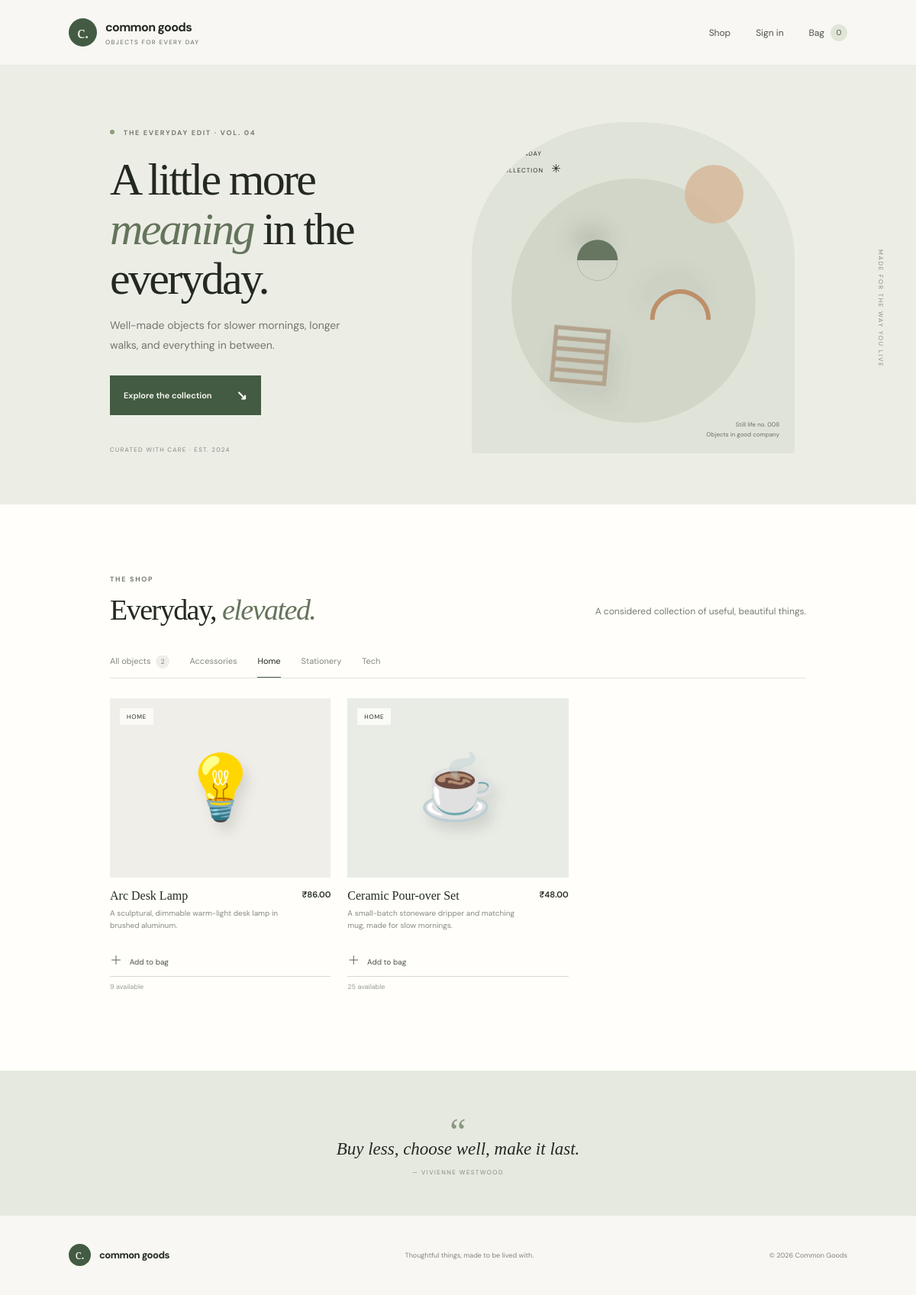
The app's page /?category=Home with its own data.
### tables this page shows
CREATE TABLE products(id INTEGER PRIMARY KEY, name TEXT NOT NULL, description TEXT NOT NULL DEFAULT '',
      price REAL NOT NULL CHECK(price>=0), image TEXT NOT NULL DEFAULT '', stock INTEGER NOT NULL DEFAULT 0 CHECK(stock>=0),
      category TEXT NOT NULL DEFAULT 'General', created_at TEXT NOT NULL DEFAULT CURRENT_TIMESTAMP);

### app.py (the view)
@app.get("/")
def home():
    category = request.args.get("category", "")
    sql, params = "SELECT * FROM products WHERE stock>0", []
    if category:
        sql += " AND category=?"; params.append(category)
    products = db().execute(sql + " ORDER BY id DESC", params).fetchall()
    categories = db().execute("SELECT DISTINCT category FROM products ORDER BY category").fetchall()
    return render_template("home.html", products=products, categories=categories, selected=category)

### app.py (called while the page is built)
def db():
    if "db" not in g:
        g.db = sqlite3.connect(DB_PATH)
        g.db.row_factory = sqlite3.Row
        g.db.execute("PRAGMA foreign_keys = ON")
    return g.db

@app.before_request
def load_user():
    if "csrf_token" not in session:
        session["csrf_token"] = secrets.token_urlsafe(32)
    if request.method == "POST" and request.path != "/payment/callback" and not hmac.compare_digest(request.form.get("csrf_token", ""), session["csrf_token"]):
        abort(400)
    g.user = db().execute("SELECT * FROM users WHERE id=?", (session.get("user_id"),)).fetchone() if session.get("user_id") else None

@app.context_processor
def nav_data():
    count = 0
    if getattr(g, "user", None):
        row = db().execute("SELECT COALESCE(SUM(quantity),0) n FROM cart_items WHERE user_id=?", (g.user["id"],)).fetchone()
        count = row["n"]
    return {"cart_count": count, "csrf_token": session.get("csrf_token", "")}

### templates/home.html
{% extends 'base.html' %}{% block title %}Thoughtful things for every day{% endblock %}{% block content %}
<section class="hero"><div class="hero-copy"><div class="eyebrow"><span></span> THE EVERYDAY EDIT · VOL. 04</div><h1>A little more<br><em>meaning</em> in the<br>everyday.</h1><p>Well-made objects for slower mornings, longer walks, and everything in between.</p><a class="button button-dark" href="#shop">Explore the collection <span>↘</span></a><div class="hero-note">CURATED WITH CARE · EST. 2024</div></div><div class="hero-art"><div class="sun"></div><div class="art-label">THE SUNDAY<br>COLLECTION <span>✳</span></div><div class="hero-object object-vase">◒</div><div class="hero-object object-cup">◡</div><div class="hero-object object-book">▤</div><div class="hero-art-caption">Still life no. 008<br>Objects in good company</div></div><div class="hero-side">MADE FOR THE WAY YOU LIVE</div></section>
<section class="shop-section" id="shop"><div class="section-heading"><div><div class="eyebrow">THE SHOP</div><h2>Everyday, <em>elevated.</em></h2></div><p>A considered collection of useful, beautiful things.</p></div>
<div class="filters"><a class="filter {% if not selected %}active{% endif %}" href="{{ url_for('home') }}">All objects <span>{{ products|length }}</span></a>{% for cat in categories %}<a class="filter {% if selected==cat.category %}active{% endif %}" href="{{ url_for('home',category=cat.category) }}">{{ cat.category }}</a>{% endfor %}</div>
<div class="product-grid">{% for p in products %}<article class="product-card"><a class="product-image" href="#product-{{ p.id }}"><span class="product-emoji">{{ p.image }}</span><span class="image-badge">{{ p.category }}</span></a><div class="product-meta"><div><h3>{{ p.name }}</h3><p>{{ p.description }}</p></div><span class="price">₹{{ '%.2f'|format(p.price) }}</span></div><form method="post" action="{{ url_for('cart_add',product_id=p.id) }}"><input type="hidden" name="csrf_token" value="{{ csrf_token }}"><button class="add-button" type="submit"><span>＋</span> Add to bag</button></form><div id="product-{{ p.id }}" class="stock-note">{{ p.stock }} available</div></article>{% else %}<p>No products in this collection yet.</p>{% endfor %}</div></section>
<section class="quote-band"><span class="quote-mark">“</span><p>Buy less, choose well, make it last.</p><span class="quote-by">— VIVIENNE WESTWOOD</span></section>
{% endblock %}

### records on screen
products: image "💡", category "HOME", name "Arc Desk Lamp", description "A sculptural, dimmable warm-light desk lamp in brushed aluminum.", price "86.00", stock "9"
products: image "☕", category "HOME", name "Ceramic Pour-over Set", description "A small-batch stoneware dripper and matching mug, made for slow mornings.", price "48.00", stock "25"

### other values on screen
{{ cart_count }} "0"
{{ products|length }} "2"
{{ cat.category }} "Accessories" "Home" "Stationery" "Tech"
